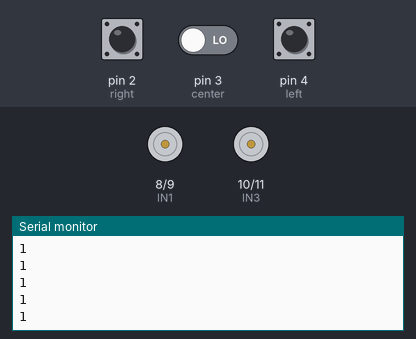
Recording of a sketch running on a simulated Arduino Uno, built with avr-gcc and run on an emulated ATmega328P. On the bench: motor-driver pin pairs drawn as motors (green arrow = first pin HIGH = forward, orange = second pin HIGH = backward, longer = more drive, scaled by the enable pin), the last lines printed to the serial monitor. Inputs (shaded band) come from the test bench; at power-on: pin 2 (right) HIGH, pin 4 (left) HIGH, pin 3 (center) LOW.

Above: at 1.2 s.
1.3 s: pin 2 (right) pulled LOW for 0.15 s
At 2.1 s:
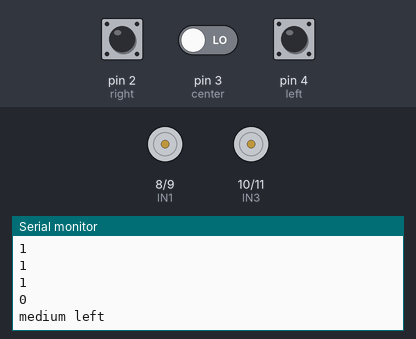
2.9 s: pin 4 (left) pulled LOW for 0.15 s
At 3.3 s:
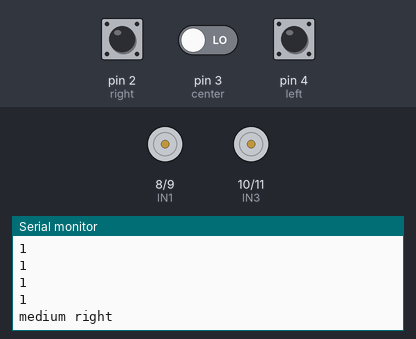
4.5 s: pin 3 (center) driven HIGH
At 6.3 s:
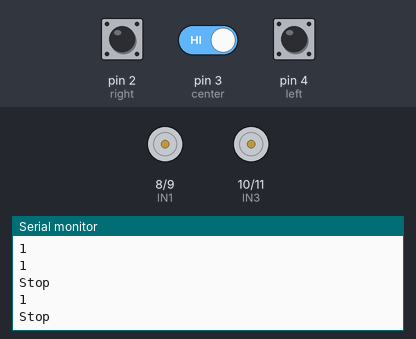
7.0 s: pin 2 (right) pulled LOW for 1 s
At 8.3 s:
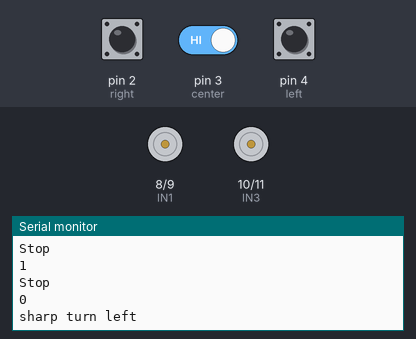
10.0 s: pin 4 (left) pulled LOW for 1 s
At 11.3 s:
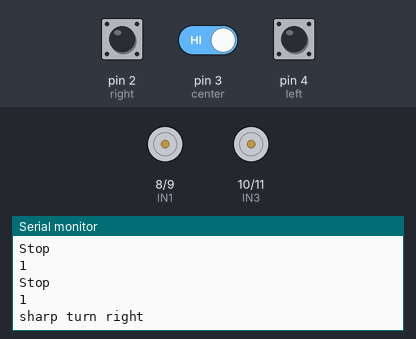
13.0 s: pin 4 (left) pulled LOW for 3.2 s
At 14.9 s:
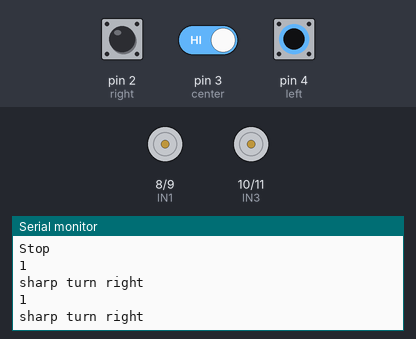

The sketch:

Line_follower_3_IR_sensors.ino
```cpp
#define left 4
#define center 3
#define right 2

//motor one
#define ENA 12
#define IN1 8
#define IN2 9

//motor two
#define ENB 13
#define IN3 10
#define IN4 11

 // speed of this robot

void setup() {
  Serial.begin(9600);
  pinMode(left, INPUT);
  pinMode(center, INPUT);
  pinMode(right, INPUT);

  pinMode(ENA, OUTPUT);
  pinMode(IN1, OUTPUT);
  pinMode(IN2, OUTPUT);
  pinMode(IN3, OUTPUT);
  pinMode(IN4, OUTPUT);
  pinMode(ENB, OUTPUT);
}

void loop() {
  bool leftV = digitalRead(left);
  bool centerV = digitalRead(center);
  bool rightV = digitalRead(right);

  Serial.println(rightV);

  if (leftV == 0 && centerV == 1 && rightV == 0) {
    carforward();
    Serial.println("forward");
    delay(1000);
  } else if (leftV == 0 && centerV == 0 && rightV == 0) {
    carStop();
    Serial.println("Stop");
    delay(1000);
  } else if (leftV == 1 && centerV == 1 && rightV == 1) {
    carStop();
    Serial.println("Stop");
    delay(1000);
  } else if (leftV == 1 && centerV == 1 && rightV == 0) {
    carturnleft();
    Serial.println("sharp turn left");
    delay(1000);
  } else if (leftV == 0 && centerV == 1 && rightV == 1) {
    carturnright();
    Serial.println("sharp turn right");
    delay(1000);
  } else if (leftV == 1 && centerV == 0 && rightV == 0) {
    carturnleft();
    Serial.println("medium left");
    delay(1000);
  } else if (leftV == 0 && centerV == 0 && rightV == 1) {
    carturnright();
    Serial.println("medium right");
    delay(1000);
  }
}

void carforward() {
  analogWrite(ENA, 150);
  analogWrite(ENB, 150);
  digitalWrite(IN1, HIGH);
  digitalWrite(IN2, LOW);
  digitalWrite(IN3, HIGH);
  digitalWrite(IN4, LOW);
}
void carturnleft() {
  analogWrite(ENA, 80);
  analogWrite(ENB, 80);
  digitalWrite(IN1, LOW);
  digitalWrite(IN2, HIGH);
  digitalWrite(IN3, HIGH);
  digitalWrite(IN4, LOW);
}
void carturnright() {
  analogWrite(ENA, 80);
  analogWrite(ENB, 80);
  digitalWrite(IN1, HIGH);
  digitalWrite(IN2, LOW);
  digitalWrite(IN3, LOW);
  digitalWrite(IN4, HIGH);
}
void carStop() {
  digitalWrite(IN1, LOW);
  digitalWrite(IN2, LOW);
  digitalWrite(IN3, LOW);
  digitalWrite(IN4, LOW);
}
```

Measured:
- after the input at 1.3 s, the serial monitor: prints a new line after 0.07 s (image 1)
- after the input at 2.9 s, the serial monitor: prints a new line after 0.07 s (image 2)
- after the input at 4.5 s, the serial monitor: prints a new line after 0.07 s (image 3)
- after the input at 7.0 s, the serial monitor: prints a new line after 0.51 s (image 4)
- after the input at 10.0 s, the serial monitor: prints a new line after 0.52 s (image 5)
